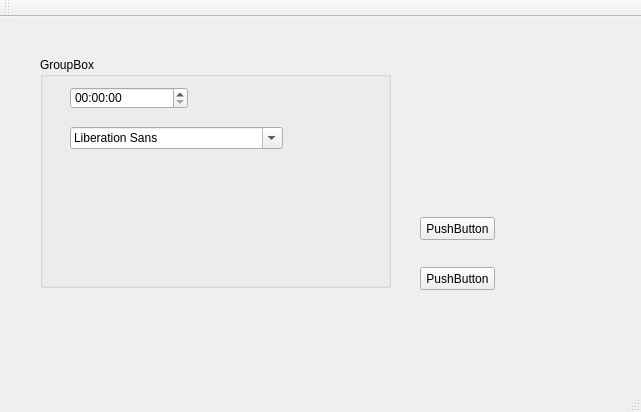
<?xml version="1.0" encoding="UTF-8"?>
<ui version="4.0">
 <class>MainWindow</class>
 <widget class="QMainWindow" name="MainWindow">
  <property name="geometry">
   <rect>
    <x>0</x>
    <y>0</y>
    <width>641</width>
    <height>412</height>
   </rect>
  </property>
  <property name="windowTitle">
   <string>MainWindow</string>
  </property>
  <widget class="QWidget" name="centralWidget">
   <widget class="QPushButton" name="pushButton">
    <property name="geometry">
     <rect>
      <x>420</x>
      <y>250</y>
      <width>75</width>
      <height>23</height>
     </rect>
    </property>
    <property name="text">
     <string>PushButton</string>
    </property>
   </widget>
   <widget class="QPushButton" name="pushButton_2">
    <property name="geometry">
     <rect>
      <x>420</x>
      <y>200</y>
      <width>75</width>
      <height>23</height>
     </rect>
    </property>
    <property name="text">
     <string>PushButton</string>
    </property>
   </widget>
   <widget class="QGroupBox" name="groupBox">
    <property name="geometry">
     <rect>
      <x>40</x>
      <y>40</y>
      <width>351</width>
      <height>231</height>
     </rect>
    </property>
    <property name="title">
     <string>GroupBox</string>
    </property>
    <widget class="QTimeEdit" name="timeEdit">
     <property name="geometry">
      <rect>
       <x>30</x>
       <y>30</y>
       <width>118</width>
       <height>22</height>
      </rect>
     </property>
    </widget>
    <widget class="QFontComboBox" name="fontComboBox">
     <property name="geometry">
      <rect>
       <x>30</x>
       <y>70</y>
       <width>213</width>
       <height>22</height>
      </rect>
     </property>
    </widget>
   </widget>
  </widget>
  <widget class="QMenuBar" name="menuBar">
   <property name="geometry">
    <rect>
     <x>0</x>
     <y>0</y>
     <width>641</width>
     <height>23</height>
    </rect>
   </property>
  </widget>
  <widget class="QToolBar" name="mainToolBar">
   <attribute name="toolBarArea">
    <enum>TopToolBarArea</enum>
   </attribute>
   <attribute name="toolBarBreak">
    <bool>false</bool>
   </attribute>
  </widget>
  <widget class="QStatusBar" name="statusBar"/>
 </widget>
 <layoutdefault spacing="6" margin="11"/>
 <resources/>
 <connections/>
</ui>
